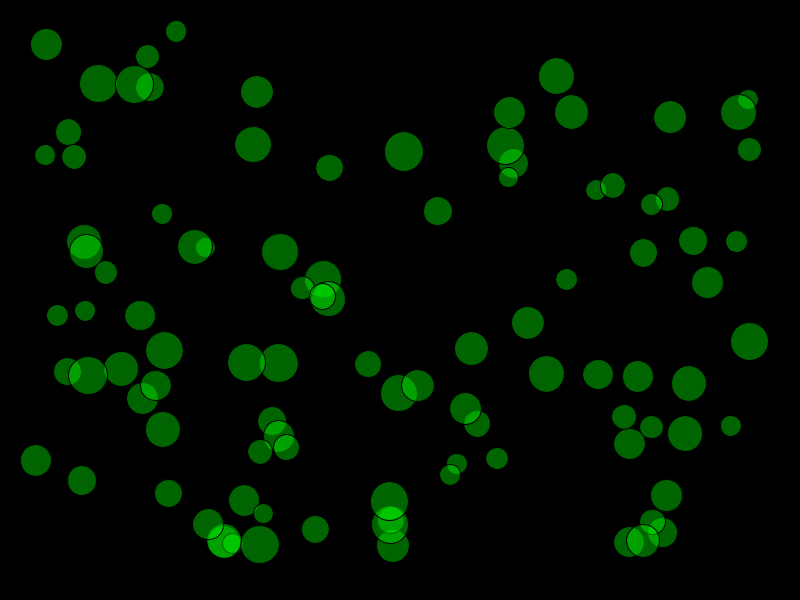
Frame 1 (no input)
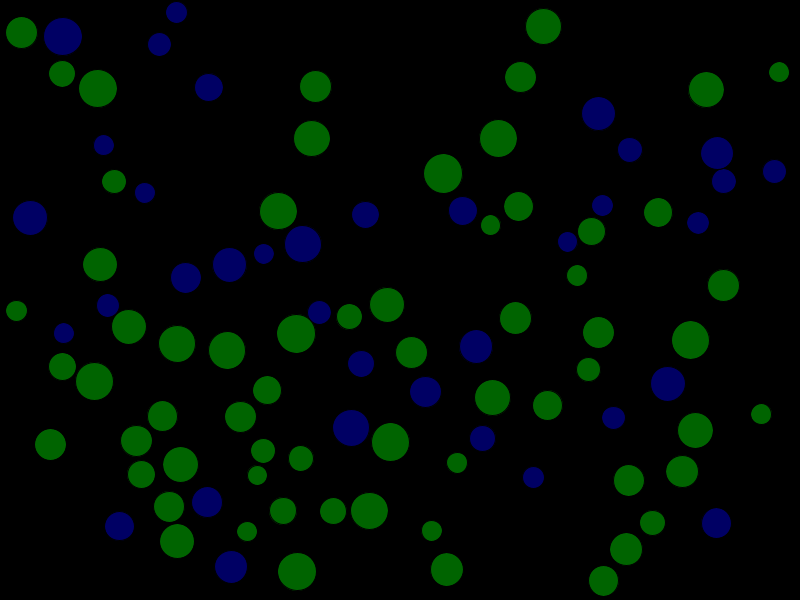
Frame 60 (the mouse pressed at the canvas centre just before this capture)
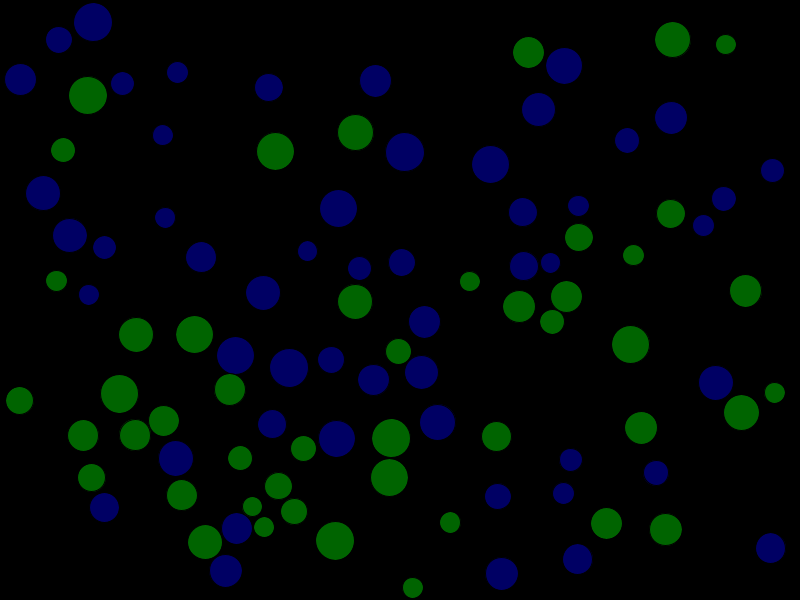
Frame 120 (the mouse held since frame 60 and released just before this capture)

The Processing sketch that drew these frames (run headless with seeded random() and noise(); from frame 60 on, the mouse is pressed at the canvas centre):

// Processing sketch: Colliding_Balls
// ── Colliding_Balls.pde
int count = 100;

PVector[] loc = new PVector[count];
PVector[] vel = new PVector[count];
PVector[] acc = new PVector[count];
float[] sz = new float[count];

void setup() {
  size(800, 600);
  for (int i = 0; i < count; i++) {    
    sz[i] = random(20, 40);           
    loc[i] = new PVector(random(sz[i], width-sz[i]), random(sz[i], height-sz[i]));  
    vel[i] = PVector.random2D();      
    acc[i] = new PVector(0, 0);       
  }
}

void draw() {
  background(0);
  fill(0,0,255,100);

  for (int i = 0; i < count; i++) {   
    
    vel[i].add(acc[i]);
    loc[i].add(vel[i]);

    
    for (int j = 0; j < count; j++) {
      if (i!=j) {
        if (loc[i].dist(loc[j]) < sz[i]/2 + sz[j]/2) { 
           fill(0,255,0,100);
          if (loc[i].x < loc[j].x) {    
            vel[i].x = -abs(vel[i].x);
            vel[j].x = abs(vel[j].x);
          } else {
            vel[i].x = abs(vel[i].x);
            vel[j].x = -abs(vel[j].x);
          }
          if (loc[i].y < loc[j].y) {    
            vel[i].y = -abs(vel[i].y);
            vel[j].y = abs(vel[j].y);
          } else {
            vel[i].y = abs(vel[i].y);
            vel[j].y = -abs(vel[j].y);
          }
        }
      }
    }

    
    ellipse(loc[i].x, loc[i].y, sz[i], sz[i]);

   
    if (loc[i].x + sz[i]/2 > width || loc[i].x - sz[i]/2 < 0) {
      vel[i].x *= -1;
    }
    if (loc[i].y + sz[i]/2 > height || loc[i].y - sz[i]/2 < 0) {
      vel[i].y *= -1;
    }
  }
}

void mouseReleased() {
  loc[0].set(mouseX, mouseY);
}
